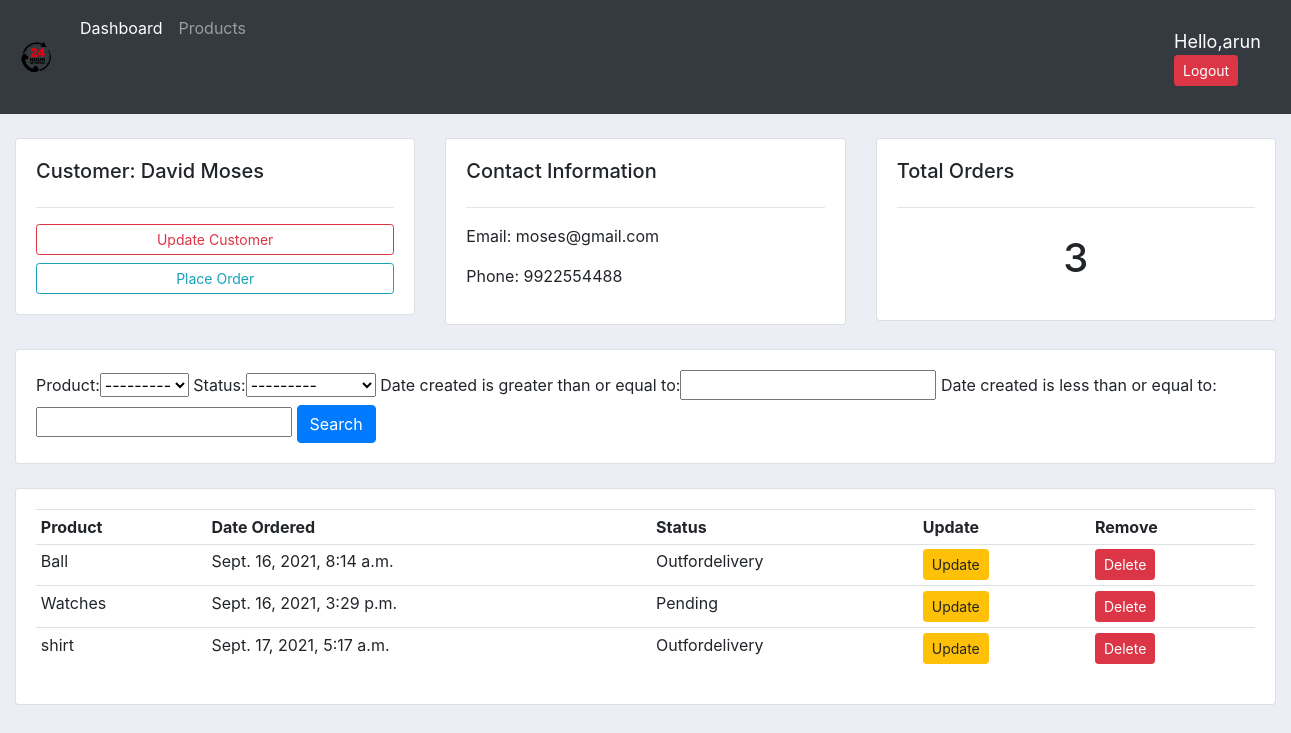
The app's page /customer/1/ (signed in) with its own data.
### accounts/models.py (models this page shows, shortened)
class Customer(models.Model):
    user = models.OneToOneField(User,blank=True, null=True, on_delete=models.CASCADE)
    name = models.CharField(max_length=100,null=True)
    phone = models.CharField(max_length=200,null=True)
    Email = models.EmailField(max_length=200, null=True)
    profile_pic = models.ImageField(default='Profile.png',null=True, blank=True)
    date_created = models.DateTimeField(auto_now_add=True, null=True)

class Order(models.Model):
    STATUS = (
        ('Pending','Pending'),
        ('Outfordelivery','Outfordelivery'),
        ('Delivered','Delivered'),
    )
    customer = models.ForeignKey(Customer, null=True, on_delete=models.SET_NULL)
    product = models.ForeignKey(Product, null=True, on_delete=models.SET_NULL)
    date_created = models.DateTimeField(auto_now_add=True, null=True)
    status = models.CharField(max_length=100,null=True,choices=STATUS)

class Product(models.Model):
    name = models.CharField(max_length=200, null=True)
    price = models.FloatField(null=True)
    description = models.CharField(max_length=200, null=True, blank=True)
    date_created = models.DateTimeField(auto_now_add=True, null=True)
    def __str__(self):
        return  self.name

### accounts/decorators.py (the view)
        def wrapper_func(request, *args, **kwargs):
            group = None
            if request.user.groups.exists():
                group = request.user.groups.all()[0].name
            if group in allowed_roles:
                return view_func(request, *args, **kwargs)
            else:
                return HttpResponse("You are not authorized to view this page")

### accounts/views.py (called while the page is built)
@login_required(login_url='login')
@allowed_users(allowed_roles=['admin'])
def customer(request,customer_id):
    customer = Customer.objects.get(id=customer_id)
    order = customer.order_set.all()
    myFilter = OrderFilter(request.GET, queryset=order)
    order = myFilter.qs
    context = {'customer':customer, 'order':order,'myFilter':myFilter}
    return render(request,'accounts/customer.html',context)

### accounts/templates/accounts/customer.html (shortened to what this page needs)
{% extends 'accounts/main.html'%}
{% block content %}
<br>
<div class="row" style="margin-left: auto; margin-right: auto;">
    <div class="col-md">
        <div class="card card-body">
            <h5>Customer: {{ customer.name }}</h5>
            <hr>
            <a href="" class="btn btn-outline-danger btn-sm btn-block">Update Customer</a>
            <a  class="btn btn-outline-info btn-sm btn-block" href="{% url 'create_order' customer.id %}">Place Order</a>
        </div>
    </div>
    <div class="col-md">
        <div class="card card-body">
            <h5>Contact Information</h5>
            <hr>
            <p>Email: {{ customer.Email}}</p>
            <p>Phone: {{ customer.phone}}</p>
        </div>
    </div>
    <div class="col-md">
        <div class="card card-body">
            <h5>Total Orders</h5>
            <hr>
            <h1 style="text-align:center;padding:10px">{{ order.count }}</h1>
        </div>
    </div>
</div>
<br>
<div class="row" style="margin-left: auto; margin-right: auto;">
    <div class="col">
        <div class="card card-body">
            <form method="get">
                    {{ myFilter.form }}
                <button class="btn btn-primary" type="submit">Search</button>
            </form>
        </div>
    </div>
</div>
<br>
<div class="row" style="margin-left: auto; margin-right: auto;">
    <div class="col-md">
        <div class="card card-body">
            <table class="table table-sm">
                <tr>
                    <th>Product</th>
                    <th>Date Ordered</th>
                    <th>Status</th>
                    <th>Update</th>
                    <th>Remove</th>
                </tr>
                {% for order in order %}
                 <tr>
                    <td>{{order.product.name}}</td>
                    <td>{{order.date_created}}</td>
                    <td>{{order.status}}</td>
                    <td> <a href="{% url 'update' order.id %}" class="btn btn-sm btn-warning">Update</a> </td>
                    <td> <a href="{% url 'delete' order.id %}" class="btn btn-sm btn-danger">Delete</a> </td>
                </tr>
                {% endfor %}
            </table>
        </div>
    </div>
</div>
{% endblock %}

### accounts/templates/accounts/navbar.html (shortened to what this page needs)
{% load static %}
<nav class="navbar navbar-expand-lg navbar-dark bg-dark">
    <a class="navbar-brand" href="/"><img src="{% static 'images/logo.png' %}" id="image" style="width: 40px; height:40px"></a>
    {% if request.user.is_staff %}
    <div class="collapse navbar-collapse" id="navbarNavAltMarkup">
      <div class="navbar-nav">
        <a class="nav-item nav-link active" href="{% url 'home' %}">Dashboard </a>
        <a class="nav-item nav-link" href="{% url 'products' %}">Products</a>
    {% else %}
        <a class="nav-item nav-link active" href="{% url 'account'%}">settings </a>
      </div>
    </div>
    {% endif %}
    <div class="user">
      <span>Hello,{{ user }}</span>
      <span><a href="{% url 'logout' %}" class="btn btn-sm btn-danger">Logout</a></span>
    </div>
  </nav>

### static/css/style.css (style rules this page uses)
body { background-color: #ebeff5; }
#image { width: 40px; height: 40px; }

### accounts/templates/accounts/navbar.html (style rules this page uses)
.user { color: #fff; font-size:18px; box-sizing: border-box; margin:20px; padding: 0 0 0 900px; }

### records on screen
Customer: name "David Moses", Email "moses@gmail.com", phone "9922554488"
Order: product.name "Ball", date_created "Sept. 16, 2021, 8:14 a.m.", status "Outfordelivery"
Order: product.name "Watches", date_created "Sept. 16, 2021, 3:29 p.m.", status "Pending"
Order: product.name "shirt", date_created "Sept. 17, 2021, 5:17 a.m.", status "Outfordelivery"

### other values on screen
{{ user }} "arun"
{{ order.count }} "3"
